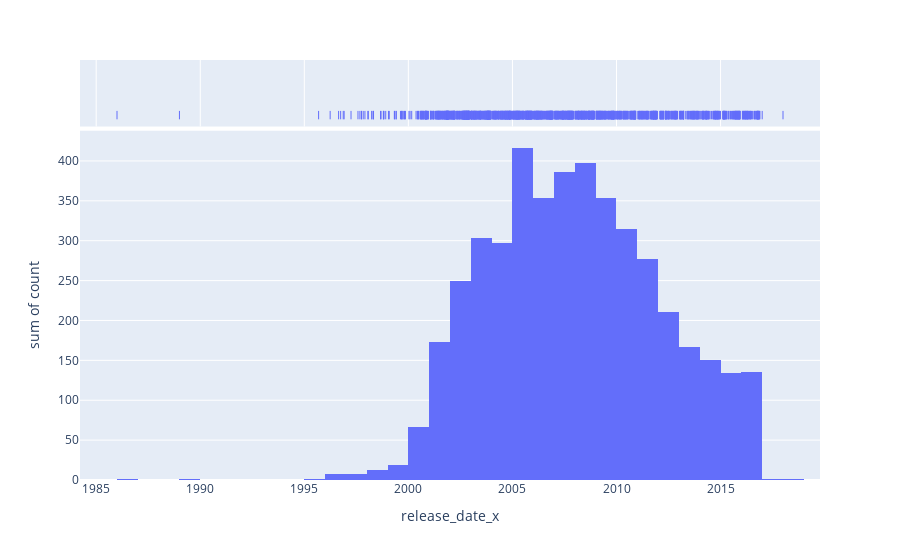

Write notebook code for a chart like this one.
### Code cell
# x = np.random.randn(1000)
# hist_data = vg_df["release_date_x"]
# group_labels = ['distplot'] # name of the dataset

# fig = ff.create_distplot([rls_dt_ct["rls_dt_ct"]])
# fig.show()

# df = px.data.tips()
# fig = px.histogram(df, x="total_bill", y="tip", color="sex", marginal="rug",
#                    hover_data=df.columns)
# fig.show()

fig = px.histogram(rls_dt_ct, x="release_date_x", y='count', marginal="rug")
fig.show()

### Figure 1 — Plotly figure (JSON) as saved in the notebook; plotly's stock layout.template omitted (floating-point values rounded to 4 significant figures; data arrays with more than 128 entries replaced by an {"elided": "..."} marker saying what was removed)
{"data": [{"alignmentgroup": "True", "bingroup": "x", "histfunc": "sum", "hovertemplate": "release_date_x=%{x}<br>sum of count=%{y}<extra></extra>", "legendgroup": "", "marker": {"color": "#636efa"}, "name": "", "offsetgroup": "", "orientation": "v", "showlegend": false, "type": "histogram", "x": {"elided": "1453 str values"}, "xaxis": "x", "y": {"elided": "1453 int values"}, "yaxis": "y"}, {"alignmentgroup": "True", "boxpoints": "all", "fillcolor": "rgba(255,255,255,0)", "hoveron": "points", "hovertemplate": "release_date_x=%{x}<extra></extra>", "jitter": 0, "legendgroup": "", "line": {"color": "rgba(255,255,255,0)"}, "marker": {"color": "#636efa", "symbol": "line-ns-open"}, "name": "", "offsetgroup": "", "showlegend": false, "type": "box", "x": {"elided": "1453 str values"}, "xaxis": "x2", "yaxis": "y2"}], "layout": {"autosize": true, "barmode": "relative", "legend": {"tracegroupgap": 0}, "margin": {"t": 60}, "xaxis": {"anchor": "y", "autorange": true, "domain": [0, 1], "range": ["1984-03-22 16:00", "2019-10-12 08:00"], "title": {"text": "release_date_x"}, "type": "date"}, "xaxis2": {"anchor": "y2", "autorange": true, "domain": [0, 1], "matches": "x", "range": ["1984-03-22 16:00", "2019-10-12 08:00"], "showgrid": true, "showticklabels": false, "type": "date"}, "yaxis": {"anchor": "x", "autorange": true, "domain": [0, 0.8316], "range": [0, 437.9], "title": {"text": "sum of count"}, "type": "linear"}, "yaxis2": {"anchor": "x2", "autorange": true, "domain": [0.8416, 1], "matches": "y2", "range": [-0.5942, 0.5], "showgrid": false, "showline": false, "showticklabels": false, "ticks": "", "type": "category"}}}
